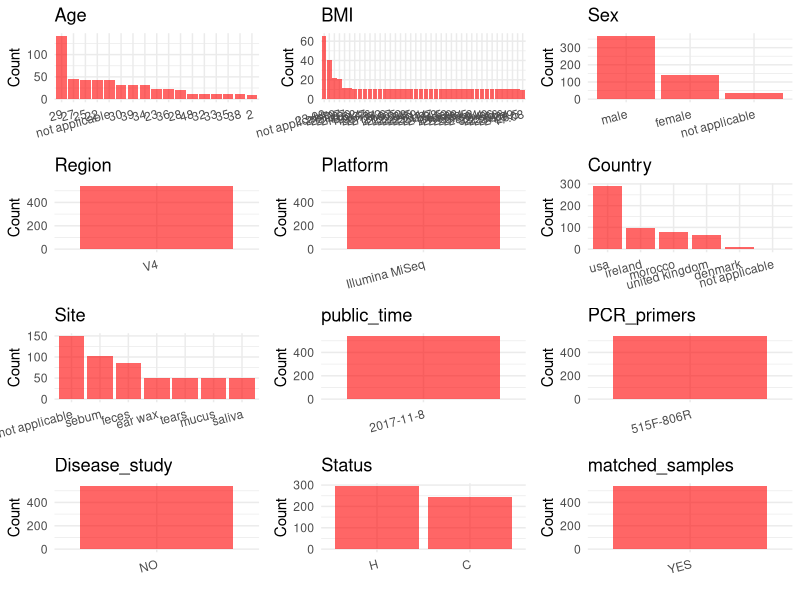

R code for this plot: (Note: this script raises an error after producing the figure.)
## ---- chunk 1
# Load necessary libraries
library(dplyr)
library(ggplot2)
library(cowplot)

# Set working directory (update this path to your local directory)
setwd("D:/metadata/qiita_11404")

# Read the initial metadata files
initial_meta<-read.csv("SraRunTable.tsv", header = TRUE ,sep = "\t", stringsAsFactors = FALSE)

# Combine the two metadata files
#meta <- rbind(initial_meta, initial_meta1)

#Remove entries non-oral samples
#initial_meta <- subset(initial_meta, scientific_name == "human oral metagenome")

# Check the number of samples containing "HT" in Sample.Name (e.g., healthy controls)
#nrow(subset(meta, grepl("HT", Sample.Name)))

# Display the first few rows of the metadata
head(initial_meta)
## ---- chunk 2
# Create a uniform metadata dataframe
metadata <- data.frame(
  BioProject = "qiita_11404",
  Run = NA,
  sample_name = initial_meta$sample_name,
  Age = initial_meta$age_years,
  BMI = initial_meta$bmi,
  Sex=initial_meta$sex,
  Region = "V4",
  Platform = "Illumina MiSeq",
  Country = initial_meta$country,
  Site = initial_meta$env_material,
  public_time = "2017-11-8",
  stringsAsFactors = FALSE
)
## ---- chunk 3
# Add information obtained from the publication
metadata$PCR_primers <- "515F-806R"
metadata$title <- "A multi-cultural characterization of human-environmental interaction through metabolomic and microbiome profiling"
metadata$Disease_study <- "NO"
# Assign disease status based on sample_name patterns
#metadata$Status<-"H"
metadata$Site <- ifelse(is.na(metadata$Site),
                        initial_meta$sample_type,
                        metadata$Site)
metadata <- metadata %>%
  mutate(Status = case_when(
    initial_meta$subset_healthy == "TRUE" ~ "H",
    initial_meta$subset_healthy == "FALSE" ~ "C"
  ))

fields <- c("Age", "BMI", "Sex")

stopifnot(all(fields %in% colnames(metadata)))


has_duplicate <- metadata %>% 
  select(all_of(fields)) %>% 
  na.omit() %>%                
  duplicated() %>%             
  any()                        

metadata <- metadata %>% 
  mutate(matched_samples = if (has_duplicate) "YES" else "NO")

output_df <- metadata %>% 
  filter(matched_samples == "YES" | 
        (matched_samples == "NO" & Site == "saliva"))

cat("Total rows in output_df :", nrow(output_df), "\n")
cat("YES rows                :", sum(output_df$matched_samples == "YES"), "\n")
cat("NO          :", sum(output_df$matched_samples == "NO"), "\n")
## ---- chunk 4
# Check the number of unique runs and sample names
print(paste("Number of unique runs:", length(unique(metadata$Run))))
print(paste("Number of unique sample names:", length(unique(metadata$sample_name))))
## ---- chunk 5
# Select columns for visualization
plot_data <- metadata %>%
  select(-BioProject, -Run, -sample_name, -title)

# Function to create simple plots for each column
create_simple_plots <- function(data) {
  plots <- list()
  
  for (col in colnames(data)) {
    # Check if the column is all NA
    if (all(is.na(data[[col]]))) {
      # Create an empty plot with text indicating all NA
      p <- ggplot() +
        annotate("text", x = 0.5, y = 0.5, label = "this column is NA", size = 6) +
        labs(title = col) +
        theme_void()
    } else if (is.numeric(data[[col]])) {
      # Numeric variable: histogram
      p <- ggplot(data, aes(x = .data[[col]])) +
        geom_histogram(fill = "blue", alpha = 0.6, bins = 20, na.rm = TRUE) +
        labs(title = col) +
        theme_minimal()
    } else {
      # Categorical variable: bar plot (remove NA values)
      count_data <- as.data.frame(table(data[[col]], useNA = "ifany"))
      p <- ggplot(count_data, aes(x = reorder(Var1, -Freq), y = Freq)) +
        geom_col(fill = "red", alpha = 0.6) +
        labs(title = col, x = NULL, y = "Count") +
        theme_minimal() +
        theme(axis.text.x = element_text(angle = 15, hjust = 1))
    }
    plots[[col]] <- p
  }
  
  return(plots)
}

# Generate and arrange plots
plots <- create_simple_plots(plot_data)
p<-plot_grid(plots$Age, 
          plots$BMI, 
          plots$Sex, 
          plots$Region, 
          plots$Platform, 
          plots$Country, 
          plots$Site,
          plots$public_time, 
          plots$PCR_primers,
          plots$Disease_study,
          plots$Status,
          plots$matched_samples,# add 
          ncol = 3, align = "hv", axis = "lb")
ggsave("Metadata_Summary.png", plot = p, width = 8, height = 6, dpi = 150)
## ---- chunk 6
knitr::include_graphics("metadata_summary.png")
## ---- chunk 7
# Reorder columns to match the desired format
metadata <- metadata[, c(
  "BioProject", "Run", "sample_name", "Age", "BMI", "Sex", 
  "Region", "Platform", "Country", "Site", "public_time", 
  "PCR_primers", "title", "Disease_study", "Status","matched_samples"
)]

# Export the uniform metadata to a CSV file
write.csv(metadata, file = "metadata.csv", quote = FALSE)
head(metadata)
